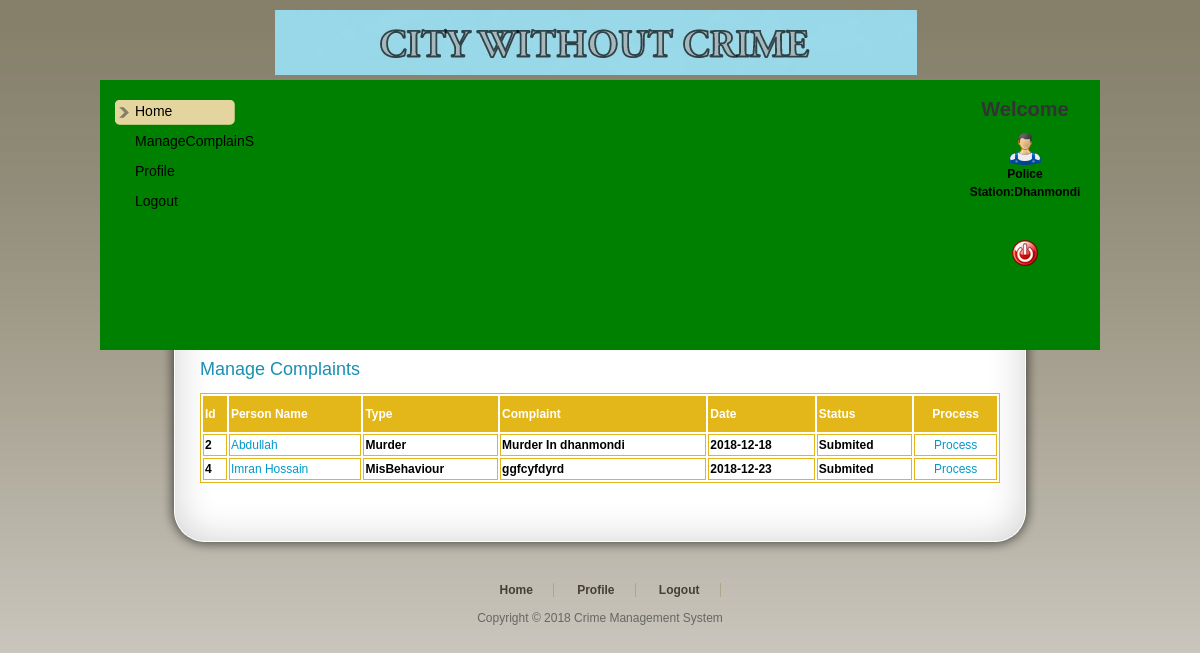
/PoliceStation/Complains.php (signed in), run on the app's committed database.
### tables this page shows
CREATE TABLE `complaint_tbl` (
  `Complaint_Id` int(11) NOT NULL,
  `User_Id` int(11) NOT NULL,
  `Station_Name` varchar(50) NOT NULL,
  `Complaint_Type` varchar(20) NOT NULL,
  `Complaint_Desc` varchar(100) NOT NULL,
  `Complaint_Date` date NOT NULL,
  `Status` varchar(10) NOT NULL
);

CREATE TABLE `user_tbl` (
  `User_Id` int(11) NOT NULL,
  `Name` varchar(20) NOT NULL,
  `Address` varchar(100) NOT NULL,
  `City` varchar(20) NOT NULL,
  `Mobile` int(11) NOT NULL,
  `Email` varchar(20) NOT NULL,
  `Gender` varchar(10) NOT NULL,
  `BirthDate` date NOT NULL,
  `UserName` varchar(20) NOT NULL,
  `Password` varchar(20) NOT NULL,
  `Station_Name` varchar(20) NOT NULL,
  `VerificationProof` varchar(100) NOT NULL
);

### PoliceStation/Complains.php (the view, shortened to what this page needs)
<!DOCTYPE html PUBLIC "-//W3C//DTD XHTML 1.0 Transitional//EN" "http://www.w3.org/TR/xhtml1/DTD/xhtml1-transitional.dtd">
<html xmlns="http://www.w3.org/1999/xhtml">
    <head>
        <link href="templatemo_style.css" rel="stylesheet" type="text/css" />
    </head>
    <body>
        <div id="templatemo_wrapper">
            <?php
            include "Header.php"
            ?>
            <div id="templatemo_content">
                <div class="section_w800">
                    <h2>Manage Complaints</h2>
                    <table width="100%" border="1" bordercolor="#E3B71A" >
                        <tr>
                            <th height="32" bgcolor="#E3B71A" class="style6"><div align="left" class="style9 style2 style4"><strong>Id</strong></div></th>
                            <th bgcolor="#E3B71A" class="style6"><div align="left" class="style9 style2 style4"><strong>Person Name</strong></div></th>
                            <th height="32" bgcolor="#E3B71A" class="style6"><div align="left" class="style9 style2 style4"><strong>Type</strong></div></th>
                            <th bgcolor="#E3B71A" class="style6"><div align="left" class="style9 style2 style4"><strong>Complaint</strong></div></th>
                            <th height="32" bgcolor="#E3B71A" class="style6"><div align="left" class="style9 style2 style4"><strong>Date</strong></div></th>
                            <th bgcolor="#E3B71A" class="style6"><div align="left" class="style9 style2 style4"><strong>Status</strong></div></th>
                            <th bgcolor="#E3B71A" class="style6 style2"><div align="center" class="style2">Process</div></th>
                        </tr>
                        <?php
                         $con = mysqli_connect("localhost", "root","","cms");
                        $sql = "SELECT complaint_tbl.Complaint_Id, complaint_tbl.User_Id, complaint_tbl.Station_Name, complaint_tbl.Complaint_Type, complaint_tbl.Complaint_Desc, complaint_tbl.Complaint_Date, complaint_tbl.Status, user_tbl.Name
FROM  complaint_tbl, user_tbl
WHERE complaint_tbl.User_Id=user_tbl.User_Id and  complaint_tbl.Station_Name='" . $_SESSION['Name'] . "' and complaint_tbl.Status='Submited'";
                        $result =mysqli_query($con,$sql);
                        while ($row = mysqli_fetch_array($result)) {
                            $Id = $row['Complaint_Id'];
                            $Name = $row['Name'];
                            $Type = $row['Complaint_Type'];
                            $Desc = $row['Complaint_Desc'];
                            $Status = $row['Status'];
                            $Date = $row['Complaint_Date'];
                            $RegId = $row['User_Id'];
                            ?>
                            <tr>
                                <td class="style6"><div align="left" class="style9 style5 style4 style3"><strong><?php echo $Id; ?></strong></div></td>
                                <td class="style6"><div align="left" class="style9 style5 style4 style3"><strong><a href="ViewDetail.php?UserId=<?php echo $RegId; ?>"><?php echo $Name; ?></a></strong></div></td>
                                <td class="style6"><div align="left" class="style9 style5 style4 style3"><strong><?php echo $Type; ?></strong></div></td>
                                <td class="style6"><div align="left" class="style9 style5 style4 style3"><strong><?php echo $Desc; ?></strong></div></td>
                                <td class="style6"><div align="left" class="style9 style5 style4 style3"><strong><?php echo $Date; ?></strong></div></td>
                                <td class="style6"><div align="left" class="style9 style5 style4 style3"><strong><?php echo $Status; ?></strong></div></td>
                                <td class="style6"><div align="center"><a href="Process.php?Id=<?php echo $Id; ?>">Process</a></div></td>
                            </tr>
                            <?php
                        }
                        ?>
                    </table>
                    <p>&nbsp;</p>
                </div>
            </div>
            <?php
            include "Footer.php";
            ?>
        </div>
    </body>
</html>

### PoliceStation/Header.php (shortened to what this page needs)
<div id="templatemo_header_bar">
    <div id="header">
        <img src="images/Head.JPG">
    </div>
</div>
<div id="templatemo_banner">
    <div id="templatemo_menu">
        <ul>
            <li><a href="Index.php" class="current">Home</a></li>
            <li><a href="Complains.php">ManageComplainS</a></li>
              <li><a href="Profile.php">Profile</a></li>
            <li><a href="Logout.php">Logout</a></li>
        </ul>
    </div>
    <div id="templatemo_slider">
    </div>
    <div id="login">
        <h2 align="center">Welcome</h2>
        <div align="center">
            <p><img src="images/suppliers.png" width="32" height="32" /></p>
            <p><span class="style1">Police Station:<?php
if (isset($_SESSION['Name'])) {
    echo $_SESSION['Name'];
} else {
    header("location:../index.php");
}
?></span></p>
            <br/><br/>
            <p><a href="Logout.php"><img src="images/exit.png" width="32" height="32" /></a><br/>
            </p>
        </div>
    </div>
</div>

### PoliceStation/Footer.php
<div id="templatemo_content_bottom"></div>
<div id="templatemo_footer">
    <ul class="footer_menu">
        <li><a href="Index.php" class="current">Home</a></li>
        <li><a href="Profile.php">Profile</a></li>
        <li><a href="Logout.php">Logout</a></li>
    </ul>
    Copyright © 2018 Crime Management System</div>

### PoliceStation/templatemo_style.css (style rules this page uses)
body { margin: 0; padding: 0; line-height: 1.5em; font-family: Arial, Helvetica, sans-serif; font-size: 12px; color: #666; background: #666 url(images/templatemo_body.jpg) repeat-x top; }
a:link, a:visited { color: #0099CC; text-decoration: none; font-weight: normal; }
p { margin: 0px; padding: 0px; }
img { margin: 0px; padding: 0px; border: none; }
h2 { margin: 0 0 5px 0; padding: 10px 0; font-size: 24px; font-weight: normal; color: #1b8fb2; }
#templatemo_wrapper { width: 1000px; margin: 0 auto; }
#templatemo_header_bar { width: 650px; height: 60px; padding: 10px 175px; overflow: hidden; }
#templatemo_header_bar #header { float: left; width: 650px; overflow: hidden; }
#templatemo_banner { clear: both; width: 990px; height: 200px; padding: 10px 5px 60px 5px; overflow: hidden; background: green; }
#templatemo_menu { float: left; width: 140px; padding: 10px 0 0 10px; margin-right: 20px; }
#templatemo_menu ul { margin: 0px; padding: 0px; list-style: none; }
#templatemo_menu ul li { padding: 0px; margin: 0px; }
#templatemo_menu ul li a { display: block; height: 23px; padding: 2px 0 0 20px; margin-bottom: 5px; font-size: 14px; text-decoration: none; color: #000000; font-weight: normal; outline: none; }
#templatemo_menu li a:hover, #templatemo_menu li .current { background: url(images/templatemo_menu_hover.png) no-repeat left center; }
#templatemo_slider { float: left; width: 650px; height: 200px; margin-right: 40px; }
#templatemo_banner #login { float: left; width: 120px; }
#login h2 { font-size: 20px; font-weight: bold; color: #333; }
#templatemo_content { clear: both; width: 800px; padding: 0 100px; background: url(images/templatemo_content_middle.png) repeat-y center; }
#templatemo_content_bottom { width: 1000px; height: 60px; background: url(images/templatemo_content_bottom.png) no-repeat; }
#templatemo_content h2 { font-size: 18px; }
.section_w800 { clear: both; width: 800px; }
#templatemo_footer { width: 970px; padding: 20px 10px; margin: 0 auto; text-align: center; color: #666; }
#templatemo_footer a { font-weight: bold; color: #444032; }
#templatemo_footer .footer_menu { margin: 0 0 10px 0; padding: 0px; list-style: none; }
.footer_menu li { margin: 0px; padding: 0 20px; display: inline; border-right: 1px solid #aea68c; }
.footer_menu li a { color: #ffffff; }

### PoliceStation/Complains.php (style rules this page uses)
.style3 { color: #000000 }
.style6 { color: #CCCCCC }

### data on the page
complaint_tbl: Complaint_Id "2", User_Id.Name "Abdullah", Complaint_Type "Murder", Complaint_Desc "Murder In dhanmondi", Complaint_Date "2018-12-18", Status "Submited"
complaint_tbl: Complaint_Id "4", User_Id.Name "Imran Hossain", Complaint_Type "MisBehaviour", Complaint_Desc "ggfcyfdyrd", Complaint_Date "2018-12-23", Status "Submited"

### other printed values
$_SESSION['Name'] "Dhanmondi"
